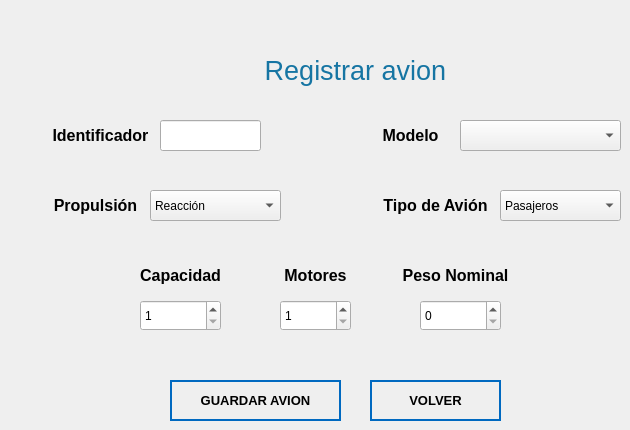
         <widget class="QWidget" name="pg_reg_avion_6">
          <widget class="QLabel" name="lb_Modelo_7">
           <property name="geometry">
            <rect>
             <x>380</x>
             <y>120</y>
             <width>61</width>
             <height>31</height>
            </rect>
           </property>
           <property name="font">
            <font>
             <family>Nirmala UI</family>
             <pointsize>12</pointsize>
             <weight>9</weight>
             <italic>false</italic>
             <bold>false</bold>
            </font>
           </property>
           <property name="styleSheet">
            <string notr="true">font: 75 12pt &quot;Nirmala UI&quot;;</string>
           </property>
           <property name="text">
            <string>&lt;html&gt;&lt;head/&gt;&lt;body&gt;&lt;p align=&quot;center&quot;&gt;&lt;span style=&quot; font-weight:600; color:#000000;&quot;&gt;Modelo&lt;/span&gt;&lt;/p&gt;&lt;/body&gt;&lt;/html&gt;</string>
           </property>
          </widget>
          <widget class="QLabel" name="lb_PesoNominal_7">
           <property name="geometry">
            <rect>
             <x>400</x>
             <y>260</y>
             <width>111</width>
             <height>31</height>
            </rect>
           </property>
           <property name="font">
            <font>
             <family>Nirmala UI</family>
             <pointsize>12</pointsize>
             <weight>9</weight>
             <italic>false</italic>
             <bold>false</bold>
            </font>
           </property>
           <property name="styleSheet">
            <string notr="true">font: 75 12pt &quot;Nirmala UI&quot;;</string>
           </property>
           <property name="text">
            <string>&lt;html&gt;&lt;head/&gt;&lt;body&gt;&lt;p align=&quot;center&quot;&gt;&lt;span style=&quot; font-weight:600; color:#000000;&quot;&gt;Peso Nominal&lt;/span&gt;&lt;/p&gt;&lt;/body&gt;&lt;/html&gt;</string>
           </property>
          </widget>
          <widget class="QSpinBox" name="spinBox_MotoresEA_6">
           <property name="geometry">
            <rect>
             <x>280</x>
             <y>300</y>
             <width>71</width>
             <height>31</height>
            </rect>
           </property>
           <property name="styleSheet">
            <string notr="true">color : rgb(0,0,0);
font: 12pt &quot;Nirmala UI&quot;</string>
           </property>
           <property name="minimum">
            <number>1</number>
           </property>
           <property name="maximum">
            <number>4</number>
           </property>
          </widget>
          <widget class="QPushButton" name="bt_checkIDavion_6">
           <property name="geometry">
            <rect>
             <x>260</x>
             <y>120</y>
             <width>41</width>
             <height>31</height>
            </rect>
           </property>
           <property name="text">
            <string/>
           </property>
           <property name="icon">
            <iconset>
             <normaloff>../Ventanas/Icons/check.png</normaloff>../Ventanas/Icons/check.png</iconset>
           </property>
           <property name="iconSize">
            <size>
             <width>30</width>
             <height>30</height>
            </size>
           </property>
           <property name="flat">
            <bool>true</bool>
           </property>
          </widget>
          <widget class="QSpinBox" name="spinBox_CapacidadEA_6">
           <property name="geometry">
            <rect>
             <x>140</x>
             <y>300</y>
             <width>81</width>
             <height>31</height>
            </rect>
           </property>
           <property name="styleSheet">
            <string notr="true">color : rgb(0,0,0);
font: 12pt &quot;Nirmala UI&quot;</string>
           </property>
           <property name="minimum">
            <number>1</number>
           </property>
          </widget>
          <widget class="QComboBox" name="cb_PropulsionEA_6">
           <property name="geometry">
            <rect>
             <x>150</x>
             <y>190</y>
             <width>131</width>
             <height>31</height>
            </rect>
           </property>
           <property name="cursor">
            <cursorShape>PointingHandCursor</cursorShape>
           </property>
           <property name="styleSheet">
            <string notr="true">color : rgb(0,0,0);
font: 10pt &quot;Nirmala UI&quot;</string>
           </property>
           <property name="editable">
            <bool>false</bool>
           </property>
           <property name="duplicatesEnabled">
            <bool>false</bool>
           </property>
           <property name="frame">
            <bool>true</bool>
           </property>
           <item>
            <property name="text">
             <string>Reacción</string>
            </property>
           </item>
           <item>
            <property name="text">
             <string>Turbo Hélice</string>
            </property>
           </item>
           <item>
            <property name="text">
             <string>Hélice</string>
            </property>
           </item>
          </widget>
          <widget class="QPushButton" name="bt_aceptarAVEA_6">
           <property name="geometry">
            <rect>
             <x>170</x>
             <y>380</y>
             <width>171</width>
             <height>41</height>
            </rect>
           </property>
           <property name="font">
            <font>
             <family>Nirmala UI</family>
             <pointsize>10</pointsize>
             <weight>75</weight>
             <italic>false</italic>
             <bold>true</bold>
            </font>
           </property>
           <property name="cursor">
            <cursorShape>PointingHandCursor</cursorShape>
           </property>
           <property name="styleSheet">
            <string notr="true">QPushButton
{	
	height: 2em;
 	border-style: solid;
	border-width: 2px;
 	border-color: #0069c0;
	font-weight: bold;
}

QPushButton:hover
{
   	background-color:#0069c0;
	color:white;
}</string>
           </property>
           <property name="text">
            <string>GUARDAR AVION</string>
           </property>
           <property name="icon">
            <iconset>
             <normaloff>../Ventanas/Icons/agregar_avion.png</normaloff>../Ventanas/Icons/agregar_avion.png</iconset>
           </property>
           <property name="iconSize">
            <size>
             <width>40</width>
             <height>50</height>
            </size>
           </property>
           <property name="default">
            <bool>true</bool>
           </property>
           <property name="flat">
            <bool>true</bool>
           </property>
          </widget>
          <widget class="QLabel" name="lb_TipodeAvion_7">
           <property name="geometry">
            <rect>
             <x>380</x>
             <y>190</y>
             <width>111</width>
             <height>31</height>
            </rect>
           </property>
           <property name="font">
            <font>
             <family>Nirmala UI</family>
             <pointsize>12</pointsize>
             <weight>9</weight>
             <italic>false</italic>
             <bold>false</bold>
            </font>
           </property>
           <property name="styleSheet">
            <string notr="true">font: 75 12pt &quot;Nirmala UI&quot;;</string>
           </property>
           <property name="text">
            <string>&lt;html&gt;&lt;head/&gt;&lt;body&gt;&lt;p align=&quot;center&quot;&gt;&lt;span style=&quot; font-weight:600; color:#000000;&quot;&gt;Tipo de Avión&lt;/span&gt;&lt;/p&gt;&lt;/body&gt;&lt;/html&gt;</string>
           </property>
          </widget>
          <widget class="QLabel" name="lb_Capacidad_7">
           <property name="geometry">
            <rect>
             <x>140</x>
             <y>260</y>
             <width>81</width>
             <height>31</height>
            </rect>
           </property>
           <property name="font">
            <font>
             <family>Nirmala UI</family>
             <pointsize>12</pointsize>
             <weight>9</weight>
             <italic>false</italic>
             <bold>false</bold>
            </font>
           </property>
           <property name="styleSheet">
            <string notr="true">font: 75 12pt &quot;Nirmala UI&quot;;</string>
           </property>
           <property name="text">
            <string>&lt;html&gt;&lt;head/&gt;&lt;body&gt;&lt;p align=&quot;center&quot;&gt;&lt;span style=&quot; font-weight:600; color:#000000;&quot;&gt;Capacidad&lt;/span&gt;&lt;/p&gt;&lt;/body&gt;&lt;/html&gt;</string>
           </property>
          </widget>
          <widget class="QLabel" name="lb_Motores_7">
           <property name="geometry">
            <rect>
             <x>280</x>
             <y>260</y>
             <width>71</width>
             <height>31</height>
            </rect>
           </property>
           <property name="font">
            <font>
             <family>Nirmala UI</family>
             <pointsize>12</pointsize>
             <weight>9</weight>
             <italic>false</italic>
             <bold>false</bold>
            </font>
           </property>
           <property name="styleSheet">
            <string notr="true">font: 75 12pt &quot;Nirmala UI&quot;;</string>
           </property>
           <property name="text">
            <string>&lt;html&gt;&lt;head/&gt;&lt;body&gt;&lt;p align=&quot;center&quot;&gt;&lt;span style=&quot; font-weight:600; color:#000000;&quot;&gt;Motores&lt;/span&gt;&lt;/p&gt;&lt;/body&gt;&lt;/html&gt;</string>
           </property>
          </widget>
          <widget class="QLabel" name="lb_facturanum_17">
           <property name="geometry">
            <rect>
             <x>160</x>
             <y>50</y>
             <width>391</width>
             <height>41</height>
            </rect>
           </property>
           <property name="styleSheet">
            <string notr="true">font: 63 26pt &quot;Open Sans Semibold&quot;;</string>
           </property>
           <property name="text">
            <string>&lt;html&gt;&lt;head/&gt;&lt;body&gt;&lt;p align=&quot;center&quot;&gt;&lt;span style=&quot; font-size:20pt; font-weight:400; color:#1675a3;&quot;&gt;Registrar avion&lt;/span&gt;&lt;/p&gt;&lt;/body&gt;&lt;/html&gt;</string>
           </property>
          </widget>
          <widget class="QLineEdit" name="lineEdit_identificadorEA_6">
           <property name="geometry">
            <rect>
             <x>160</x>
             <y>120</y>
             <width>101</width>
             <height>31</height>
            </rect>
           </property>
           <property name="styleSheet">
            <string notr="true">font: 12pt &quot;Nirmala UI&quot;;</string>
           </property>
          </widget>
          <widget class="QLabel" name="lb_Propulsion_7">
           <property name="geometry">
            <rect>
             <x>50</x>
             <y>190</y>
             <width>91</width>
             <height>31</height>
            </rect>
           </property>
           <property name="font">
            <font>
             <family>Nirmala UI</family>
             <pointsize>12</pointsize>
             <weight>9</weight>
             <italic>false</italic>
             <bold>false</bold>
            </font>
           </property>
           <property name="styleSheet">
            <string notr="true">font: 75 12pt &quot;Nirmala UI&quot;;</string>
           </property>
           <property name="text">
            <string>&lt;html&gt;&lt;head/&gt;&lt;body&gt;&lt;p align=&quot;center&quot;&gt;&lt;span style=&quot; font-weight:600; color:#000000;&quot;&gt;Propulsión&lt;/span&gt;&lt;/p&gt;&lt;/body&gt;&lt;/html&gt;</string>
           </property>
          </widget>
          <widget class="QLabel" name="lb_Identificador_22">
           <property name="geometry">
            <rect>
             <x>150</x>
             <y>140</y>
             <width>101</width>
             <height>31</height>
            </rect>
           </property>
           <property name="styleSheet">
            <string notr="true">font: 75 12pt &quot;Nirmala UI&quot;;</string>
           </property>
           <property name="text">
            <string>&lt;html&gt;&lt;head/&gt;&lt;body&gt;&lt;p align=&quot;center&quot;&gt;&lt;br/&gt;&lt;/p&gt;&lt;/body&gt;&lt;/html&gt;</string>
           </property>
          </widget>
          <widget class="QComboBox" name="cb_pasajerosEA_6">
           <property name="geometry">
            <rect>
             <x>500</x>
             <y>190</y>
             <width>121</width>
             <height>31</height>
            </rect>
           </property>
           <property name="cursor">
            <cursorShape>PointingHandCursor</cursorShape>
           </property>
           <property name="styleSheet">
            <string notr="true">color : rgb(0,0,0);
font: 10pt &quot;Nirmala UI&quot;</string>
           </property>
           <property name="editable">
            <bool>false</bool>
           </property>
           <property name="duplicatesEnabled">
            <bool>false</bool>
           </property>
           <property name="frame">
            <bool>true</bool>
           </property>
           <item>
            <property name="text">
             <string>Pasajeros</string>
            </property>
           </item>
           <item>
            <property name="text">
             <string>Carga</string>
            </property>
           </item>
          </widget>
          <widget class="QSpinBox" name="spinBox_pesoNomEA_6">
           <property name="geometry">
            <rect>
             <x>420</x>
             <y>300</y>
             <width>81</width>
             <height>31</height>
            </rect>
           </property>
           <property name="styleSheet">
            <string notr="true">color : rgb(0,0,0);
font: 12pt &quot;Nirmala UI&quot;</string>
           </property>
           <property name="maximum">
            <number>1000</number>
           </property>
          </widget>
          <widget class="QLabel" name="lb_Identificador_23">
           <property name="geometry">
            <rect>
             <x>50</x>
             <y>120</y>
             <width>101</width>
             <height>31</height>
            </rect>
           </property>
           <property name="font">
            <font>
             <family>Nirmala UI</family>
             <pointsize>12</pointsize>
             <weight>9</weight>
             <italic>false</italic>
             <bold>false</bold>
            </font>
           </property>
           <property name="styleSheet">
            <string notr="true">font: 75 12pt &quot;Nirmala UI&quot;;</string>
           </property>
           <property name="text">
            <string>&lt;html&gt;&lt;head/&gt;&lt;body&gt;&lt;p align=&quot;center&quot;&gt;&lt;span style=&quot; font-weight:600; color:#000000;&quot;&gt;Identificador&lt;/span&gt;&lt;/p&gt;&lt;/body&gt;&lt;/html&gt;</string>
           </property>
          </widget>
          <widget class="QComboBox" name="cb_ModeloRA_6">
           <property name="geometry">
            <rect>
             <x>460</x>
             <y>120</y>
             <width>161</width>
             <height>31</height>
            </rect>
           </property>
           <property name="cursor">
            <cursorShape>PointingHandCursor</cursorShape>
           </property>
           <property name="styleSheet">
            <string notr="true">color : rgb(0,0,0);
font: 10pt &quot;Nirmala UI&quot;</string>
           </property>
           <property name="editable">
            <bool>false</bool>
           </property>
           <property name="duplicatesEnabled">
            <bool>false</bool>
           </property>
           <property name="frame">
            <bool>true</bool>
           </property>
          </widget>
          <widget class="QPushButton" name="bt_cancelar_RA_6">
           <property name="geometry">
            <rect>
             <x>370</x>
             <y>380</y>
             <width>131</width>
             <height>41</height>
            </rect>
           </property>
           <property name="font">
            <font>
             <family>Nirmala UI</family>
             <pointsize>10</pointsize>
             <weight>75</weight>
             <italic>false</italic>
             <bold>true</bold>
            </font>
           </property>
           <property name="cursor">
            <cursorShape>PointingHandCursor</cursorShape>
           </property>
           <property name="styleSheet">
            <string notr="true">QPushButton
{	
	height: 2em;
 	border-style: solid;
	border-width: 2px;
 	border-color: #0069c0;
	font-weight: bold;
}

QPushButton:hover
{
   	background-color:#0069c0;
	color:white;
}</string>
           </property>
           <property name="text">
            <string>VOLVER</string>
           </property>
           <property name="iconSize">
            <size>
             <width>40</width>
             <height>50</height>
            </size>
           </property>
           <property name="default">
            <bool>true</bool>
           </property>
           <property name="flat">
            <bool>true</bool>
           </property>
          </widget>
         </widget>
